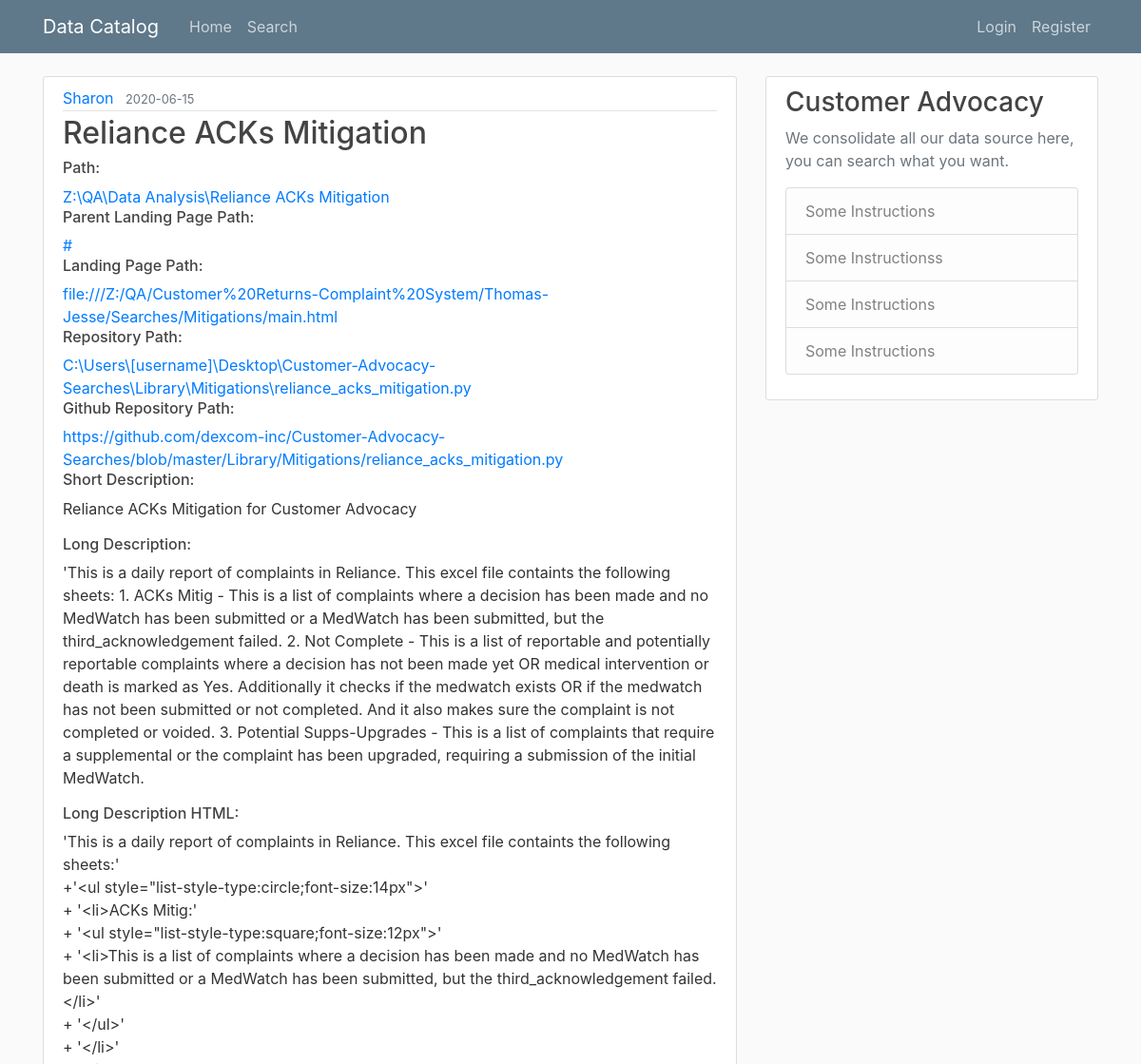
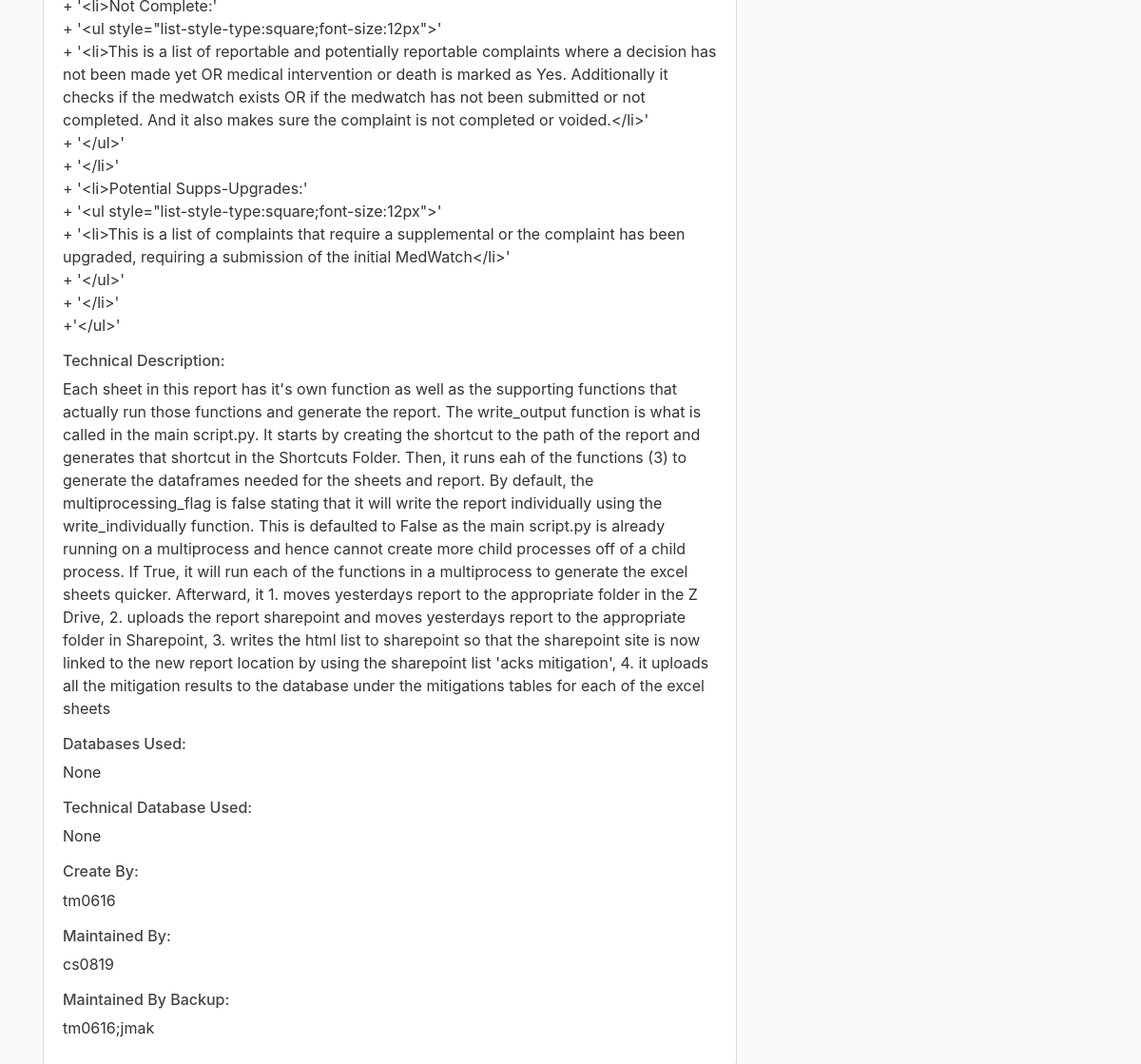
/post/1, run on the app's committed database (2 pictures, top to bottom).
### flaskblog/models.py (models this page shows, shortened)
class User(db.Model, UserMixin):
    id = db.Column(db.Integer, primary_key=True)
    username = db.Column(db.String(20), unique=True, nullable=False)
    email = db.Column(db.String(120), unique=True, nullable=False)
    image_file = db.Column(db.String(20), nullable=False, default='default.jpg')
    password = db.Column(db.String(60), nullable=False)
    posts = db.relationship('Post', backref='author', lazy=True)

class Post(db.Model):
    id = db.Column(db.Integer, primary_key=True)
    title = db.Column(db.String(100), nullable=False)
    date_posted = db.Column(db.DateTime, nullable=False, default=datetime.utcnow)
    path = db.Column(db.String(300), nullable=True)
    parent_landing_page_path = db.Column(db.String(300), nullable=True)
    landing_page_path = db.Column(db.String(300), nullable=True)
    repository_path = db.Column(db.String(300), nullable=True)
    github_repository_path = db.Column(db.String(300), nullable=True)
    short_description = db.Column(db.Text, nullable=True)
    long_description = db.Column(db.Text, nullable=True)
    long_description_html = db.Column(db.Text, nullable=True)
    technical_description = db.Column(db.Text, nullable=True)
    databases_used = db.Column(db.String(100), nullable=True)
    technical_databases_used = db.Column(db.String(100), nullable=True)
    created_by = db.Column(db.String(50), nullable=False)
    maintained_by = db.Column(db.String(50), nullable=False)
    maintained_by_backup = db.Column(db.String(50), nullable=False)
    user_id = db.Column(db.Integer, db.ForeignKey('user.id'), nullable=False)

### flaskblog/routes.py (the view)
@app.route("/post/<int:post_id>")
def post(post_id):
    post = Post.query.get_or_404(post_id)
    return render_template('post.html', title=post.title, post=post)

### templates/post.html (shortened to what this page needs)
{% extends "layout.html" %}
{% block content %}
  <article class="media content-section">
    <div class="media-body">
      <div class="article-metadata">
        <a class="mr-2" href="#">{{ post.author.username }}</a>
        <small class="text-muted">{{ post.date_posted.strftime('%Y-%m-%d') }}</small>
      </div>
      <h2 class="article-title">{{ post.title }}</h2>
      <h6> Path: </h6>
      <a href="{{ post.path }}">{{ post.path }}</a>
      <h6> Parent Landing Page Path: </h6>
      <a href="{{ post.parent_landing_page_path }}">{{ post.parent_landing_page_path }}</a>
      <h6> Landing Page Path: </h6>
      <a href="{{ post.landing_page_path }}">{{ post.landing_page_path }}</a>
      <h6> Repository Path: </h6>
      <a href="{{ post.repository_path }}">{{ post.repository_path }}</a>
      <h6> Github Repository Path: </h6>
      <a href="{{ post.github_repository_path }}">{{ post.github_repository_path }}</a>
      <h6>Short Description: </h6>
      <p class="article-content">{{ post.short_description }}</p>
      <h6>Long Description:</h6>
      <p class="article-content">{{ post.long_description }}</p>
      <h6>Long Description HTML:</h6>
      <p class="article-content">{{ post.long_description_html }}</p>
      <h6>Technical Description:</h6>
      <p class="article-content">{{ post.technical_description }}</p>
      <h6>Databases Used:</h6>
      <p class="article-content">{{ post.databases_used }}</p>
      <h6>Technical Database Used:</h6>
      <p class="article-content">{{ post.technical_databases_used }}</p>
      <h6>Create By:</h6>
      <p class="article-content">{{ post.created_by }}</p>
      <h6>Maintained By:</h6>
      <p class="article-content">{{ post.maintained_by }}</p>
      <h6>Maintained By Backup:</h6>
      <p class="article-content">{{ post.maintained_by_backup }}</p>
    </div>
  </article>
{% endblock content %}

### static/main.css (style rules this page uses)
body { background: #fafafa; color: #333333; margin-top: 5rem; }
h1, h2, h3, h4, h5, h6 { color: #444444; }
.content-section { background: #ffffff; padding: 10px 20px; border: 1px solid #dddddd; border-radius: 3px; margin-bottom: 20px; }
.article-title { color: #444444; }
.article-content { white-space: pre-line; }
.article-metadata { padding-bottom: 1px; margin-bottom: 4px; border-bottom: 1px solid #e3e3e3 }

### data on the page
User: author.username "Sharon"
Post: date_posted "2020-06-15", title "Reliance ACKs Mitigation", path "Z:\\QA\\Data Analysis\\Reliance ACKs Mitigation", parent_landing_page_path "#", landing_page_path "file:///Z:/QA/Customer%20Returns-Complaint%20System/Thomas-Jesse/Searches/Mitigations/main.html", repository_path "C:\\Users\\[username]\\Desktop\\Customer-Advocacy-Searches\\Library\\Mitigations\\reliance_acks_mitigation.py", github_repository_path "https://github.com/dexcom-inc/Customer-Advocacy-Searches/blob/master/Library/Mitigations/reliance_acks_mitigation.py", short_description "Reliance ACKs Mitigation for Customer Advocacy", long_description "'This is a daily report of complaints in Reliance. This excel file containts the following sheets: 1. ACKs Mitig - This is a list of complaints where a decision has been made and no MedWatch has been submitted or a MedWatch has been submitted, but the third_acknowledgement failed. 2. Not Complete - This is a list of reportable and potentially reportable complaints where a decision has not been made yet OR medical intervention or death is marked as Yes. Additionally it checks if the medwatch exists OR if the medwatch has not been submitted or not completed. And it also makes sure the complaint is not completed or voided. 3. Potential Supps-Upgrades - This is a list of complaints that require…", long_description_html "'This is a daily report of complaints in Reliance. This excel file containts the following sheets:' +'<ul style=\"list-style-type:circle;font-size:14px\">' + '<li>ACKs Mitig:' + '<ul style=\"list-style-type:square;font-size:12px\">' + '<li>This is a list of complaints where a decision has been made and no MedWatch has been submitted or a MedWatch has been submitted, but the third_acknowledgement failed.</li>' + '</ul>' + '</li>' + '<li>Not Complete:' + '<ul style=\"list-style-type:square;font-size:12px\">' + '<li>This is a list of reportable and potentially reportable complaints where a decision has not been made yet OR medical intervention or death is marked as Yes. Additionally it checks if the…", technical_description "Each sheet in this report has it's own function as well as the supporting functions that actually run those functions and generate the report. The write_output function is what is called in the main script.py. It starts by creating the shortcut to the path of the report and generates that shortcut in the Shortcuts Folder. Then, it runs eah of the functions (3) to generate the dataframes needed for the sheets and report. By default, the multiprocessing_flag is false stating that it will write the report individually using the write_individually function. This is defaulted to False as the main script.py is already running on a multiprocess and hence cannot create more child processes off of a…", databases_used "None", technical_databases_used "None", created_by "tm0616", maintained_by "cs0819", maintained_by_backup "tm0616;jmak"
